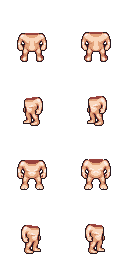
#> input picture godot/assets/lpc/raw/male_idle.png, 128 x 256 px, found by its file name; its folder holds 4 pictures in this run
$ python generate_lpc_composite.py
#> lines starting #> are read from the running program, lines starting #| are printed output that depends on the picture
import os
from PIL import Image, ImageDraw, ImageEnhance

LPC_DIR = "godot/assets/lpc/raw"
OUT_DIR = "godot/assets/lpc/composite"
os.makedirs(OUT_DIR, exist_ok=True)

# 1. COMPOSITE HERO (Body + Chainmail Armor + Brown Hair + Pants & Boots)
for state in ["idle", "walk", "slash", "hurt"]:
    body_path = os.path.join(LPC_DIR, f"male_{state}.png")
    armor_path = os.path.join(LPC_DIR, f"torso_chainmail_male_{state}.png")
    if not os.path.exists(body_path):
        continue

    body_im = Image.open(body_path).convert("RGBA")
#> body_im is the input picture: PIL image 128x256 RGBA; mean R, G, B, A 26.2, 19.6, 16.8, 36.2

    # Composite chainmail armor if available
    if os.path.exists(armor_path):
        armor_im = Image.open(armor_path).convert("RGBA")
        body_im.alpha_composite(armor_im)

    # Draw leather pants (dark brown below waist) & boots on the body
    # Draw medieval hero hair & brown tunic trim
    d = ImageDraw.Draw(body_im)
    w, h = body_im.size
#> w = 128; h = 256
    cols = w // 64
#> cols = 2
    rows = h // 64
#> rows = 4

    for r in range(rows):
        for c in range(cols):
            x0 = c * 64
            y0 = r * 64
            # Add hair on head (y: y0+12 to y0+20)
            if state != "hurt":
                # Brown hair cap
                if r == 0: # Back
                    d.rectangle([x0 + 26, y0 + 10, x0 + 37, y0 + 22], fill=(85, 50, 25, 255))
                elif r == 1: # Left
                    d.rectangle([x0 + 26, y0 + 10, x0 + 35, y0 + 18], fill=(85, 50, 25, 255))
                elif r == 2: # Front
                    d.rectangle([x0 + 26, y0 + 10, x0 + 37, y0 + 18], fill=(85, 50, 25, 255))
                    d.rectangle([x0 + 26, y0 + 18, x0 + 28, y0 + 22], fill=(85, 50, 25, 255)) # Left lock
                    d.rectangle([x0 + 35, y0 + 18, x0 + 37, y0 + 22], fill=(85, 50, 25, 255)) # Right lock
                elif r == 3: # Right
                    d.rectangle([x0 + 28, y0 + 10, x0 + 37, y0 + 18], fill=(85, 50, 25, 255))

    body_im.save(os.path.join(OUT_DIR, f"hero_{state}.png"))
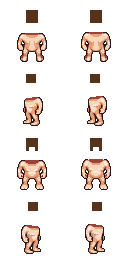
#> saved as hero_idle.png: PIL image 128x256 RGBA; mean R, G, B, A 28.7, 21.1, 17.5, 43.5; transparent parts drawn white
    print(f"Saved hero_{state}.png")
#> pass 2 of the loop `for state in ["idle", "walk", "slash", "hurt"]:`:
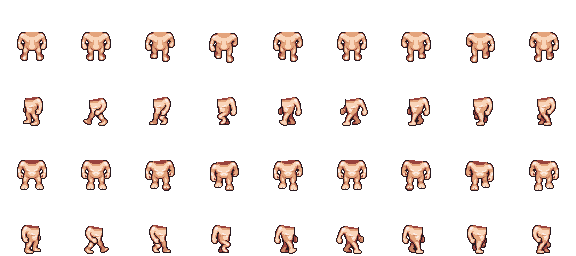
#> input picture godot/assets/lpc/raw/male_walk.png, 576 x 256 px, found by its file name
#> body_im is the input picture: PIL image 576x256 RGBA; mean R, G, B, A 24.9, 18.5, 15.8, 34.8
#> `body_im.save(os.path.join(OUT_DIR, f"hero_{state}.png"))`:
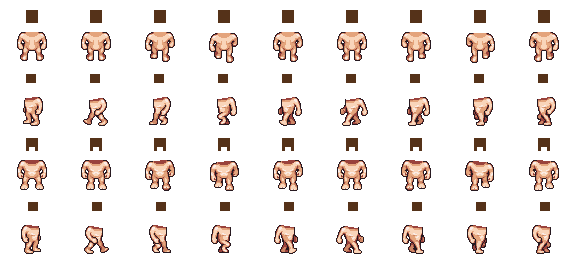
#> saved as hero_walk.png: PIL image 576x256 RGBA; mean R, G, B, A 27.3, 19.9, 16.5, 42.1; transparent parts drawn white
#> pass 3 of the loop `for state in ["idle", "walk", "slash", "hurt"]:`:
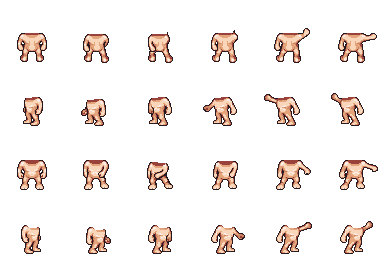
#> input picture godot/assets/lpc/raw/male_slash.png, 384 x 256 px, found by its file name
#> body_im is the input picture: PIL image 384x256 RGBA; mean R, G, B, A 25.4, 19, 16.2, 35.6
#> `body_im.save(os.path.join(OUT_DIR, f"hero_{state}.png"))`:
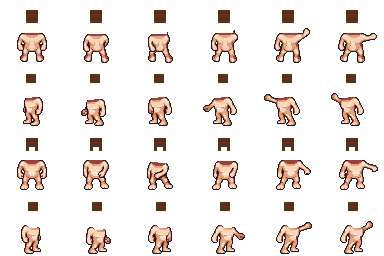
#> saved as hero_slash.png: PIL image 384x256 RGBA; mean R, G, B, A 27.9, 20.4, 17, 42.8; transparent parts drawn white
#> the loop made 4 passes; the first 3 are shown

# 2. SKELETON WITH GLOWING RED EYES (skel_idle, walk, slash, hurt)
for state in ["idle", "walk", "slash", "hurt"]:
    skel_path = os.path.join(LPC_DIR, f"skel_{state}.png")
    if not os.path.exists(skel_path):
        continue
    skel_im = Image.open(skel_path).convert("RGBA")
    d = ImageDraw.Draw(skel_im)
    w, h = skel_im.size
    cols = w // 64
    rows = h // 64
    for r in range(rows):
        for c in range(cols):
            x0 = c * 64
            y0 = r * 64
            # Add glowing red eyes on front & side faces
            if r == 2: # Front
                d.rectangle([x0 + 29, y0 + 18, x0 + 31, y0 + 20], fill=(255, 30, 30, 255))
                d.rectangle([x0 + 33, y0 + 18, x0 + 35, y0 + 20], fill=(255, 30, 30, 255))
            elif r == 1: # Left
                d.rectangle([x0 + 27, y0 + 18, x0 + 29, y0 + 20], fill=(255, 30, 30, 255))
            elif r == 3: # Right
                d.rectangle([x0 + 34, y0 + 18, x0 + 36, y0 + 20], fill=(255, 30, 30, 255))

    skel_im.save(os.path.join(OUT_DIR, f"skel_{state}.png"))
    print(f"Saved skel_{state}.png")
#> pass 2 of the loop `for state in ["idle", "walk", "slash", "hurt"]:`:
#> pass 3 of the loop `for state in ["idle", "walk", "slash", "hurt"]:`:
#> the loop made 4 passes; the first 3 are shown

# 3. BOSS MALGRIM (Dark Armor + Purple Eyes + Horned Helm + Crimson Cape)
for state in ["idle", "walk", "slash", "hurt"]:
    skel_path = os.path.join(LPC_DIR, f"skel_{state}.png")
    armor_path = os.path.join(LPC_DIR, f"torso_chainmail_male_{state}.png")
    if not os.path.exists(skel_path):
        continue
    skel_im = Image.open(skel_path).convert("RGBA")

    if os.path.exists(armor_path):
        armor_im = Image.open(armor_path).convert("RGBA")
        # Dark obsidian tint for armor
        enhancer = ImageEnhance.Brightness(armor_im)
        armor_dark = enhancer.enhance(0.4)
        skel_im.alpha_composite(armor_dark)

    d = ImageDraw.Draw(skel_im)
    w, h = skel_im.size
    cols = w // 64
    rows = h // 64
    for r in range(rows):
        for c in range(cols):
            x0 = c * 64
            y0 = r * 64
            # Add Horned Dark Helm & Purple Eyes
            d.polygon([(x0 + 26, y0 + 12), (x0 + 20, y0 + 4), (x0 + 28, y0 + 8)], fill=(180, 25, 45, 255)) # Horn left
            d.polygon([(x0 + 37, y0 + 12), (x0 + 43, y0 + 4), (x0 + 35, y0 + 8)], fill=(180, 25, 45, 255)) # Horn right
            if r == 2: # Front
                d.rectangle([x0 + 28, y0 + 18, x0 + 35, y0 + 20], fill=(220, 40, 255, 255)) # Violet visor
            elif r == 1: # Left
                d.rectangle([x0 + 26, y0 + 18, x0 + 30, y0 + 20], fill=(220, 40, 255, 255))
            elif r == 3: # Right
                d.rectangle([x0 + 33, y0 + 18, x0 + 37, y0 + 20], fill=(220, 40, 255, 255))

    skel_im.save(os.path.join(OUT_DIR, f"boss_{state}.png"))
    print(f"Saved boss_{state}.png")
#> pass 2 of the loop `for state in ["idle", "walk", "slash", "hurt"]:`:
#> pass 3 of the loop `for state in ["idle", "walk", "slash", "hurt"]:`:
#> the loop made 4 passes; the first 3 are shown

print("LPC composite characters generated successfully!")
